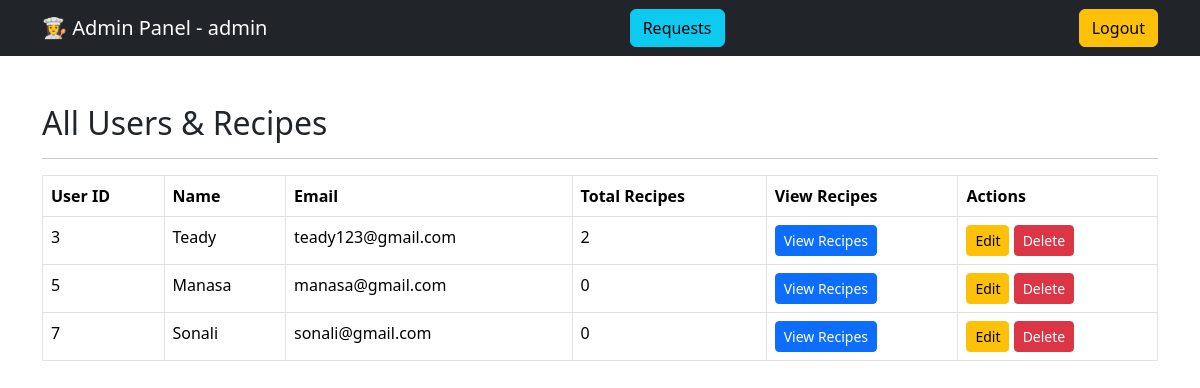
The app's page /admin_dashboard (signed in), older data.
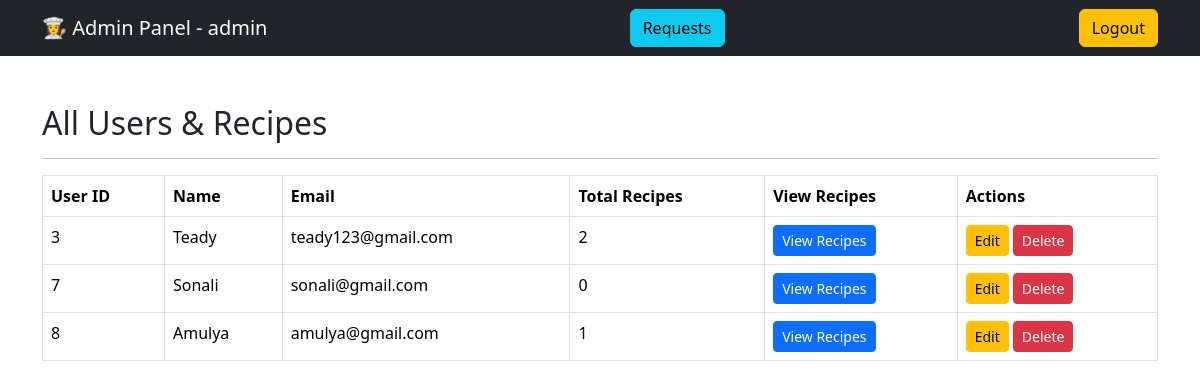
The same page, newer data.
### tables this page shows
CREATE TABLE users (
            id INTEGER PRIMARY KEY AUTOINCREMENT,
            username TEXT UNIQUE NOT NULL,
            email TEXT UNIQUE NOT NULL,
            password TEXT NOT NULL,
            role TEXT,
            status TEXT,
            -- columns below may be added by ALTER if not present
            is_admin INTEGER DEFAULT 0,
            is_approved INTEGER DEFAULT 0
        );

### app.py (the view)
@app.route("/admin_dashboard")
def admin_dashboard():
    if "is_admin" not in session or session["is_admin"] != 1:
        return redirect("/login")
    conn = get_db_connection()
    c = conn.cursor()
    c.execute("""
        SELECT users.id, users.username, users.email,
               COUNT(recipes.id) AS recipe_count
        FROM users
        LEFT JOIN recipes ON users.id = recipes.user_id
        WHERE users.is_admin = 0
        GROUP BY users.id
    """)
    users = c.fetchall()
    conn.close()
    return render_template("admin_dashboard.html",
                           users=users,
                           username=session["username"])

### app.py (called while the page is built)
def get_db_connection():
    conn = sqlite3.connect("recipe.db")
    conn.row_factory = sqlite3.Row
    return conn

### templates/admin_dashboard.html (shortened to what this page needs)
<!DOCTYPE html>
<html lang="en">
<head>
    <link rel="stylesheet" href="https://cdn.jsdelivr.net/npm/bootstrap@5.3.3/dist/css/bootstrap.min.css">
</head>
<body>
<nav class="navbar navbar-dark bg-dark">
    <div class="container">
        <span class="navbar-brand">👩‍🍳 Admin Panel - {{ username }}</span>
        <a href="{{ url_for('admin_requests') }}" class="btn btn-info me-2">Requests</a>
        <a href="{{ url_for('logout') }}" class="btn btn-warning">Logout</a>
    </div>
</nav>
<div class="container mt-5">
    <h2>All Users & Recipes</h2>
    <hr>
    {% if users %}
    <table class="table table-bordered">
        <thead>
            <tr>
                <th>User ID</th>
                <th>Name</th>
                <th>Email</th>
                <th>Total Recipes</th>
                <th>View Recipes</th>
                <th>Actions</th>
            </tr>
        </thead>
        <tbody>
            {% for u in users %}
            <tr>
                <td>{{ u["id"] }}</td>
                <td>{{ u["username"] }}</td>
                <td>{{ u["email"] }}</td>
                <td>{{ u["recipe_count"] }}</td>
                <td>
                    <button class="btn btn-primary btn-sm"
                            onclick="openRecipePopup({{ u['id'] }},'{{ u['username'] }}')">
                        View Recipes
                    </button>
                </td>
                <td>
                    <a href="{{ url_for('admin_edit_user', user_id=u['id']) }}" class="btn btn-warning btn-sm">Edit</a>
                    <form action="{{ url_for('admin_delete_user', user_id=u['id']) }}" method="POST" style="display:inline;">
                        <button type="submit" class="btn btn-danger btn-sm"
                            onclick="return confirm('Are you sure you want to delete this user?')">Delete</button>
                    </form>
                </td>
            </tr>
            {% endfor %}
        </tbody>
    </table>
    {% else %}
        <p>No users found.</p>
    {% endif %}
</div>
</body>
</html>

Row changes from the older to the newer data that the page shows:
removed users: id "5", username "Manasa", email "manasa@gmail.com", recipe_count "0"
added users: id "8", username "Amulya", email "amulya@gmail.com", recipe_count "1"
